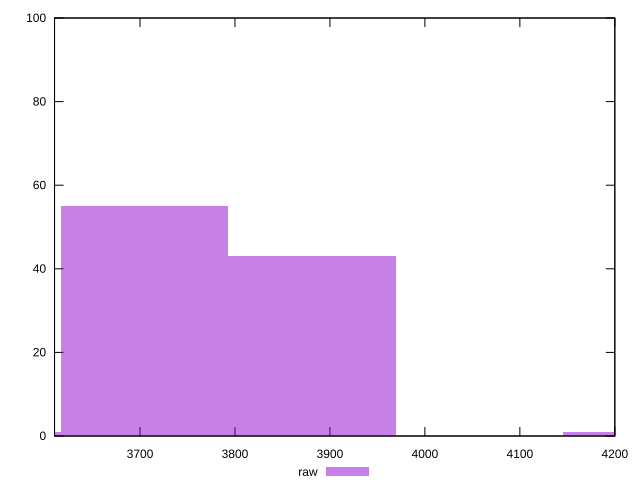

Here is the gnuplot script that generated this plot:
reset

$raw <<EOF
4234.047294257634 1
3704.79138247543 55
3881.2100197361647 43
3528.372745214695 1
EOF

set key outside below
set boxwidth 176.41863726073476
set xrange [3610:4200]
set yrange [0:100]
set trange [0:100]
set style fill transparent solid 0.5 noborder
set terminal svg size 640, 490 enhanced background rgb 'white'
set output "reports/report_00032_2021-02-25T10-28-15.087Z/unused-javascript/samples/music/raw/histogram.svg"

plot $raw title "raw" with boxes

reset
